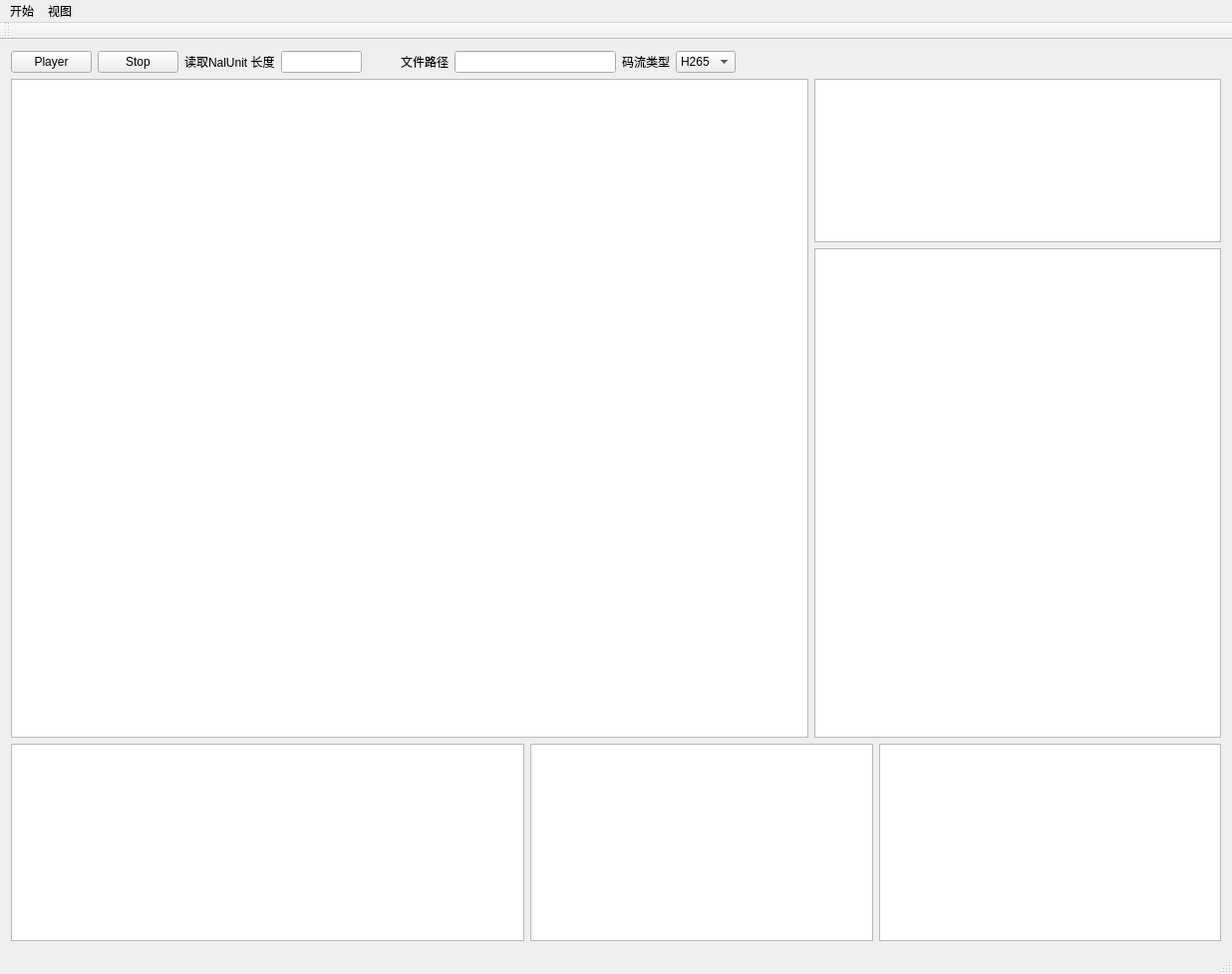
<?xml version="1.0" encoding="UTF-8"?>
<ui version="4.0">
 <class>StreamAnalyzeWidgetClass</class>
 <widget class="QMainWindow" name="StreamAnalyzeWidgetClass">
  <property name="geometry">
   <rect>
    <x>0</x>
    <y>0</y>
    <width>1236</width>
    <height>977</height>
   </rect>
  </property>
  <property name="windowTitle">
   <string>StreamAnalyzeWidget</string>
  </property>
  <widget class="QWidget" name="centralWidget">
   <property name="enabled">
    <bool>true</bool>
   </property>
   <property name="layoutDirection">
    <enum>Qt::LeftToRight</enum>
   </property>
   <layout class="QVBoxLayout" name="verticalLayout" stretch="1,10,3">
    <item>
     <layout class="QHBoxLayout" name="horizontalLayout_2" stretch="1,1,1,1,1,2,0,0,6">
      <item>
       <widget class="QPushButton" name="pushButtonPlayer">
        <property name="text">
         <string>Player</string>
        </property>
       </widget>
      </item>
      <item>
       <widget class="QPushButton" name="pushButtonStop">
        <property name="text">
         <string>Stop</string>
        </property>
       </widget>
      </item>
      <item>
       <widget class="QLabel" name="label">
        <property name="text">
         <string>读取NalUnit 长度</string>
        </property>
       </widget>
      </item>
      <item>
       <widget class="QLineEdit" name="lineEditLength"/>
      </item>
      <item>
       <widget class="QLabel" name="label_2">
        <property name="contextMenuPolicy">
         <enum>Qt::DefaultContextMenu</enum>
        </property>
        <property name="layoutDirection">
         <enum>Qt::RightToLeft</enum>
        </property>
        <property name="text">
         <string>文件路径</string>
        </property>
        <property name="alignment">
         <set>Qt::AlignRight|Qt::AlignTrailing|Qt::AlignVCenter</set>
        </property>
       </widget>
      </item>
      <item>
       <widget class="QLineEdit" name="lineEditFilePath"/>
      </item>
      <item>
       <widget class="QLabel" name="label_3">
        <property name="text">
         <string>码流类型</string>
        </property>
       </widget>
      </item>
      <item>
       <widget class="QComboBox" name="comboBoxStreamType">
        <item>
         <property name="text">
          <string>H265</string>
         </property>
        </item>
        <item>
         <property name="text">
          <string>H264</string>
         </property>
        </item>
       </widget>
      </item>
      <item>
       <spacer name="horizontalSpacer">
        <property name="orientation">
         <enum>Qt::Horizontal</enum>
        </property>
        <property name="sizeHint" stdset="0">
         <size>
          <width>40</width>
          <height>20</height>
         </size>
        </property>
       </spacer>
      </item>
     </layout>
    </item>
    <item>
     <layout class="QGridLayout" name="gridLayout" rowstretch="1,3" columnstretch="1,3">
      <item row="1" column="1">
       <widget class="QTreeView" name="treeViewH26X"/>
      </item>
      <item row="0" column="0" rowspan="2">
       <widget class="QTableView" name="tableViewNALU">
        <property name="minimumSize">
         <size>
          <width>800</width>
          <height>0</height>
         </size>
        </property>
        <property name="dragEnabled">
         <bool>true</bool>
        </property>
       </widget>
      </item>
      <item row="0" column="1">
       <widget class="QTreeView" name="treeViewHead"/>
      </item>
     </layout>
    </item>
    <item>
     <layout class="QHBoxLayout" name="horizontalLayout" stretch="3,2,2">
      <item>
       <widget class="QTableView" name="tableViewBit"/>
      </item>
      <item>
       <widget class="QTextEdit" name="textEditBit"/>
      </item>
      <item>
       <widget class="QTextEdit" name="textEditMessage"/>
      </item>
     </layout>
    </item>
   </layout>
  </widget>
  <widget class="QMenuBar" name="menuBar">
   <property name="geometry">
    <rect>
     <x>0</x>
     <y>0</y>
     <width>1236</width>
     <height>29</height>
    </rect>
   </property>
   <widget class="QMenu" name="menuMain">
    <property name="title">
     <string>开始</string>
    </property>
    <addaction name="actionopen"/>
    <addaction name="actionclose"/>
    <addaction name="actionsave"/>
    <addaction name="separator"/>
    <addaction name="actionquit"/>
   </widget>
   <widget class="QMenu" name="menuView">
    <property name="title">
     <string>视图</string>
    </property>
   </widget>
   <addaction name="menuMain"/>
   <addaction name="menuView"/>
  </widget>
  <widget class="QToolBar" name="mainToolBar">
   <attribute name="toolBarArea">
    <enum>TopToolBarArea</enum>
   </attribute>
   <attribute name="toolBarBreak">
    <bool>false</bool>
   </attribute>
  </widget>
  <widget class="QStatusBar" name="statusBar"/>
  <action name="actionopen">
   <property name="text">
    <string>open</string>
   </property>
  </action>
  <action name="actionclose">
   <property name="text">
    <string>close</string>
   </property>
  </action>
  <action name="actionsave">
   <property name="text">
    <string>save</string>
   </property>
  </action>
  <action name="actionquit">
   <property name="text">
    <string>quit</string>
   </property>
  </action>
 </widget>
 <layoutdefault spacing="6" margin="11"/>
 <resources/>
 <connections/>
</ui>
